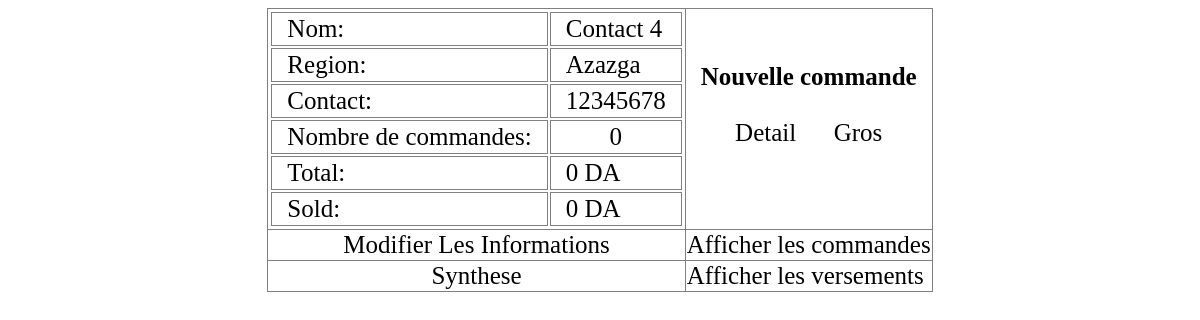
The page /contactinfos.php?id=7 on the database its author committed.
### tables this page shows
CREATE TABLE `contacts` (
  `id` int(11) NOT NULL AUTO_INCREMENT,
  `name` text NOT NULL,
  `contact` text NOT NULL,
  `com` text NOT NULL,
  PRIMARY KEY (`id`)
);

### contactinfos.php (the view, shortened to what this page needs)
<html><head>
<link href="css/style2.css" type="text/css" rel="stylesheet"/>
</head><body>
			<?php
if(isset($_GET['id'])){
	include_once ('database_connection.php');
	$id=$_GET['id'];
	$query1="select name, contact, com from contacts WHERE id='$id'";
	$result1 = mysqli_query($dbc,$query1);
	$row1=mysqli_fetch_array($result1,MYSQLI_ASSOC);
	if($result1){
		if(mysqli_affected_rows($dbc)!=0){
			$name=$row1['name'];
			$region=$row1['com'];
			$contact=$row1['contact'];
			$numberOfOrders=mysqli_affected_rows($dbc);
			$sumArticles=0;
			$query7="select sum(valeur) from versements WHERE contact_id='$id' AND operation_type!='Achat' AND status!=0";
		$result7 = mysqli_query($dbc,$query7);
		$totalv=0;
		    	while($row7 = mysqli_fetch_array($result7,MYSQLI_ASSOC)){
		    		$totalv+=$row7['sum(valeur)'];
		    		}
$query7="select sum(valeur) from versements WHERE contact_id='$id' AND operation_type='Achat' AND status!=0";
		$result7 = mysqli_query($dbc,$query7);
		    	while($row7 = mysqli_fetch_array($result7,MYSQLI_ASSOC)){
		    		$totalv-=$row7['sum(valeur)'];
		    		}
$query7="select sum(price) from orders WHERE contact_id='$id' AND operation_type!='Achat' AND status!=0";
		$result7 = mysqli_query($dbc,$query7);
		$totalb=0;
		    	while($row7 = mysqli_fetch_array($result7,MYSQLI_ASSOC)){
		    		$totalb+=$row7['sum(price)'];
		    		}
$query7="select sum(price) from orders WHERE contact_id='$id' AND operation_type='Achat' AND status!=0";
		$result7 = mysqli_query($dbc,$query7);
		    	while($row7 = mysqli_fetch_array($result7,MYSQLI_ASSOC)){
		    		$totalb-=$row7['sum(price)'];
		    		}
$sold=$totalv-$totalb;
			echo '<table id="contactinfotable" align="center">';
			echo "<tr><td >";
			echo "<table id='contactinfotable2'>";
			echo "<tr><td>Nom:	   </td><td> $name </td></tr>";
			echo "<tr><td>Region: </td><td> $region </td></tr>";
			echo "<tr><td>Contact: </td><td> $contact </td></tr>";
			echo "<tr><td>Nombre de commandes: </td><td align='center'> $numberOfOrders </td></tr>";
			echo "<tr><td>Total: </td><td> $sumArticles DA </td></tr>";
			echo "<tr><td>Sold: </td><td> $sold DA </td></tr>";
			echo "</table>";
			echo "</td><td valign='midle' align='center'><b>Nouvelle commande</b><br><br>
			<a href='addorder.php?ot=Detail&contactid=$id'>Detail</a> &nbsp;&nbsp;&nbsp;&nbsp;
			<a href='addorder.php?ot=Gros&contactid=$id'>Gros</a><br><br>";
			echo "</td><tr><td align='center'><a href='editcontact.php?id=$id'> Modifier Les Informations </td>";
			echo "<td rowspan=><a href='orders.php?contactid=".$id."'>Afficher les commandes<a></td></tr>";
			echo "<tr><td align='center'><a href='synthese.php?contactid=".$id."'>Synthese<a></td>";
					echo "<td><a href='versements.php?contactid=".$id."'>Afficher les versements<a></td></tr>";
			echo "</table>";
		}
	}
}
			?>
</body>
</html>

### css/style2.css (style rules this page uses)
a { text-decoration:none; color:blue; }
#contactinfotable { border-collapse:collapse; font-size: 25px; }
#contactinfotable a { color:black; }
#contactinfotable td { border-collapse:collapse; border:1px solid grey; }
#contactinfotable2 td { font-size: 25px; border-collapse:collapse; border:1px solid grey; padding:2px 15px; }

### rows shown on the page
contacts: name "Contact 4", com "Azazga", contact "12345678"

### other values the page prints
$numberOfOrders "0"
$sumArticles "0"
$sold "0"
